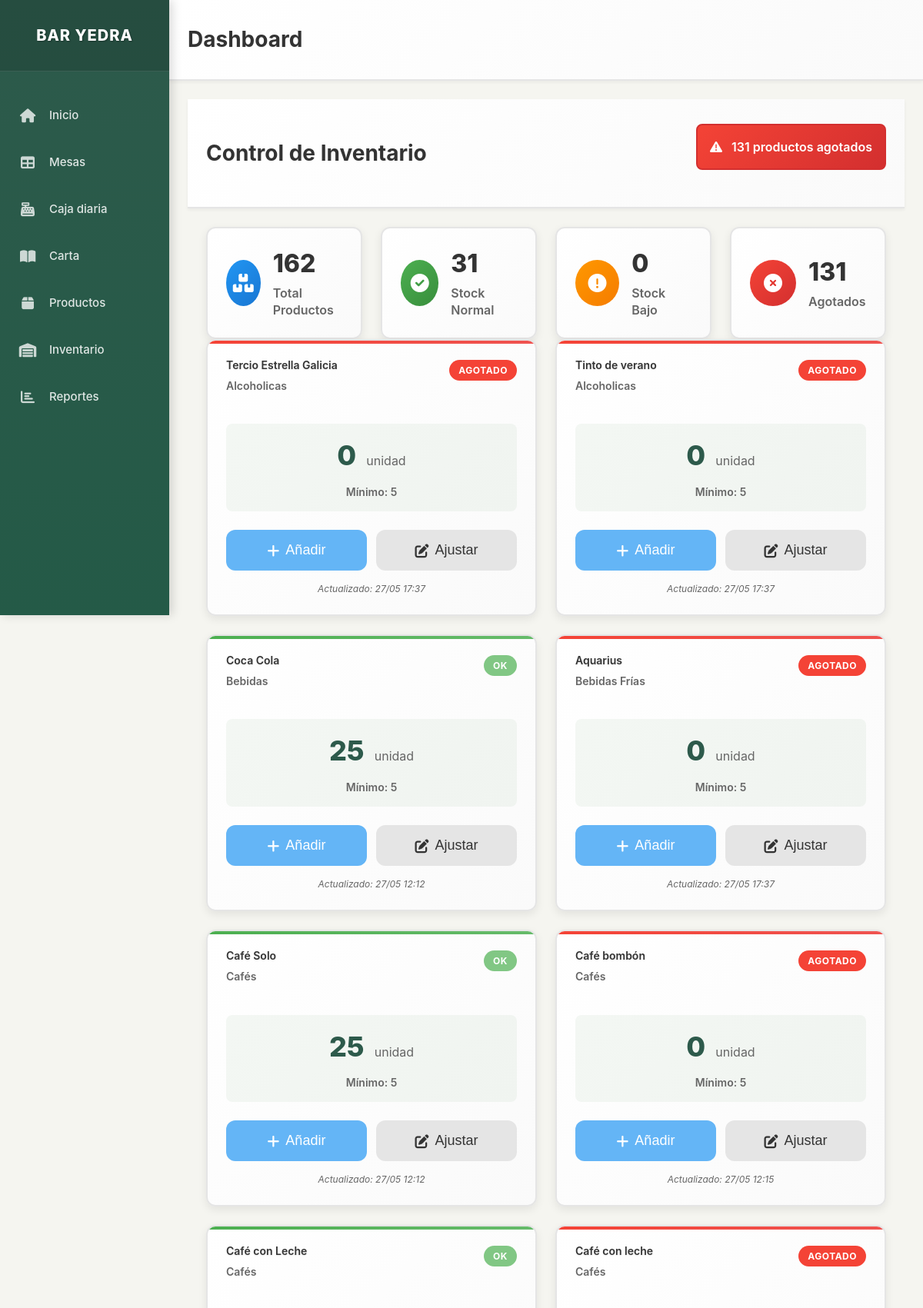
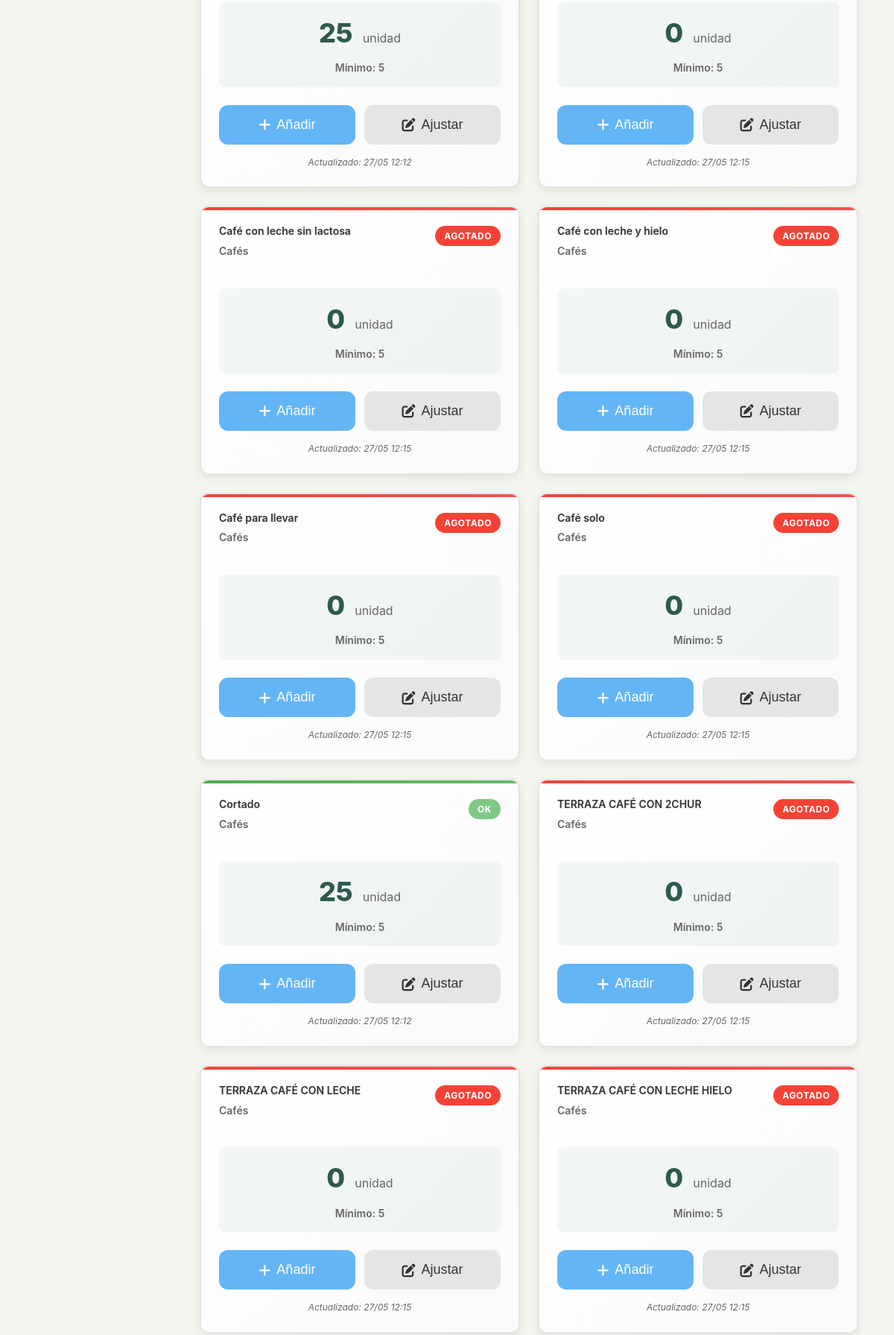
Page /inventory (upper part) on the committed database (2 pictures, top to bottom).
### models.py (models this page shows, shortened)
class Producto(db.Model):
    __tablename__ = 'producto'
    id = db.Column(db.Integer, primary_key=True)
    nombre = db.Column(db.String(100), nullable=False)
    precio = db.Column(db.Numeric(10, 2), nullable=False)
    categoria = db.Column(db.String(50), nullable=False, default='General')
    foto_url = db.Column(db.String(255), nullable=True)
    descripcion = db.Column(db.Text, nullable=True)
    activo = db.Column(db.Boolean, default=True)
    orden = db.Column(db.Integer, default=0)  # Para ordenar productos en la interfaz
    stock_actual = db.Column(db.Integer, default=0)  # Cantidad actual en stock
    stock_minimo = db.Column(db.Integer, default=5)  # Alerta cuando llegue a este nivel
    unidad_medida = db.Column(db.String(20), default='unidad')  # unidad, litro, kg, etc.
    fecha_actualizacion = db.Column(db.DateTime, default=datetime.utcnow)
    @property
    def stock_bajo(self):
        return self.stock_actual <= self.stock_minimo
    @property
    def stock_agotado(self):
        return self.stock_actual <= 0

### app.py (the view)
@app.route('/inventory')
def inventory():
    productos = Producto.query.filter_by(activo=True).order_by(Producto.categoria, Producto.nombre).all()
    productos_agotados = [p for p in productos if p.stock_agotado]
    productos_bajo_stock = [p for p in productos if p.stock_bajo and not p.stock_agotado]
    return render_template('inventory.html',
                         productos=productos,
                         productos_agotados=productos_agotados,
                         productos_bajo_stock=productos_bajo_stock)

### templates/inventory.html (shortened to what this page needs)
{% extends "layout.html" %}
{% block content %}
<div class="content-header">
    <h1 class="page-title">Control de Inventario</h1>
    <div class="inventory-alerts">
        {% if productos_agotados %}
            <div class="alert alert-danger touch-friendly">
                <i class="fas fa-exclamation-triangle"></i>
                {{ productos_agotados|length }} productos agotados
            </div>
        {% endif %}
    </div>
</div>
<div class="content-container">
    <div class="inventory-summary">
        <div class="summary-card">
            <div class="summary-icon products-total">
                <i class="fas fa-boxes"></i>
            </div>
            <div class="summary-info">
                <h3>{{ productos|length }}</h3>
                <p>Total Productos</p>
            </div>
        </div>
        <div class="summary-card">
            <div class="summary-icon products-ok">
                <i class="fas fa-check-circle"></i>
            </div>
            <div class="summary-info">
                <h3>{{ productos|length - productos_agotados|length - productos_bajo_stock|length }}</h3>
                <p>Stock Normal</p>
            </div>
        </div>
        <div class="summary-card">
            <div class="summary-icon products-low">
                <i class="fas fa-exclamation-circle"></i>
            </div>
            <div class="summary-info">
                <h3>{{ productos_bajo_stock|length }}</h3>
                <p>Stock Bajo</p>
            </div>
        </div>
        <div class="summary-card">
            <div class="summary-icon products-out">
                <i class="fas fa-times-circle"></i>
            </div>
            <div class="summary-info">
                <h3>{{ productos_agotados|length }}</h3>
                <p>Agotados</p>
            </div>
        </div>
    </div>
    <div class="inventory-grid">
        {% for producto in productos %}
        <div class="inventory-item touch-friendly {% if producto.stock_agotado %}stock-agotado{% elif producto.stock_bajo %}stock-bajo{% else %}stock-ok{% endif %}">
            <div class="inventory-header">
                <div class="product-info">
                    <h3 class="product-name">{{ producto.nombre }}</h3>
                    <p class="product-category">{{ producto.categoria }}</p>
                </div>
                <div class="stock-status">
                    {% if producto.stock_agotado %}
                        <span class="status-badge agotado">AGOTADO</span>
                    {% elif producto.stock_bajo %}
                        <span class="status-badge bajo">STOCK BAJO</span>
                    {% else %}
                        <span class="status-badge ok">OK</span>
                    {% endif %}
                </div>
            </div>
            <div class="stock-display">
                <div class="current-stock">
                    <span class="stock-number">{{ producto.stock_actual }}</span>
                    <span class="stock-unit">{{ producto.unidad_medida }}</span>
                </div>
                <div class="min-stock">
                    Mínimo: {{ producto.stock_minimo }}
                </div>
            </div>
            <div class="inventory-actions">
                <button class="btn btn-primary btn-sm touch-friendly" onclick="showAddStockModal({{ producto.id }}, '{{ producto.nombre }}')">
                    <i class="fas fa-plus"></i> Añadir
                </button>
                <button class="btn btn-secondary btn-sm touch-friendly" onclick="showUpdateStockModal({{ producto.id }}, '{{ producto.nombre }}', {{ producto.stock_actual }})">
                    <i class="fas fa-edit"></i> Ajustar
                </button>
            </div>
            <div class="last-update">
                Actualizado: {{ producto.fecha_actualizacion.strftime('%d/%m %H:%M') if producto.fecha_actualizacion else 'Nunca' }}
            </div>
        </div>
        {% endfor %}
    </div>
</div>
{% endblock %}

### rows in the picture
Producto: nombre "Tercio Estrella Galicia", categoria "Alcoholicas", shows "AGOTADO", stock_actual "0", unidad_medida "unidad", stock_minimo "5", fecha_actualizacion "27/05 17:37"
Producto: nombre "Tinto de verano", categoria "Alcoholicas", shows "AGOTADO", stock_actual "0", unidad_medida "unidad", stock_minimo "5", fecha_actualizacion "27/05 17:37"
Producto: nombre "Coca Cola", categoria "Bebidas", shows "OK", stock_actual "25", unidad_medida "unidad", stock_minimo "5", fecha_actualizacion "27/05 12:12"
Producto: nombre "Aquarius", categoria "Bebidas Frías", shows "AGOTADO", stock_actual "0", unidad_medida "unidad", stock_minimo "5", fecha_actualizacion "27/05 17:37"
Producto: nombre "Café Solo", categoria "Cafés", shows "OK", stock_actual "25", unidad_medida "unidad", stock_minimo "5", fecha_actualizacion "27/05 12:12"
Producto: nombre "Café bombón", categoria "Cafés", shows "AGOTADO", stock_actual "0", unidad_medida "unidad", stock_minimo "5", fecha_actualizacion "27/05 12:15"
Producto: nombre "Café con Leche", categoria "Cafés", shows "OK", stock_actual "25", unidad_medida "unidad", stock_minimo "5", fecha_actualizacion "27/05 12:12"
Producto: nombre "Café con leche", categoria "Cafés", shows "AGOTADO", stock_actual "0", unidad_medida "unidad", stock_minimo "5", fecha_actualizacion "27/05 12:15"
Producto: nombre "Café con leche sin lactosa", categoria "Cafés", shows "AGOTADO", stock_actual "0", unidad_medida "unidad", stock_minimo "5", fecha_actualizacion "27/05 12:15"
Producto: nombre "Café con leche y hielo", categoria "Cafés", shows "AGOTADO", stock_actual "0", unidad_medida "unidad", stock_minimo "5", fecha_actualizacion "27/05 12:15"
Producto: nombre "Café para llevar", categoria "Cafés", shows "AGOTADO", stock_actual "0", unidad_medida "unidad", stock_minimo "5", fecha_actualizacion "27/05 12:15"
Producto: nombre "Café solo", categoria "Cafés", shows "AGOTADO", stock_actual "0", unidad_medida "unidad", stock_minimo "5", fecha_actualizacion "27/05 12:15"
Producto: nombre "Cortado", categoria "Cafés", shows "OK", stock_actual "25", unidad_medida "unidad", stock_minimo "5", fecha_actualizacion "27/05 12:12"
Producto: nombre "TERRAZA CAFÉ CON 2CHUR", categoria "Cafés", shows "AGOTADO", stock_actual "0", unidad_medida "unidad", stock_minimo "5", fecha_actualizacion "27/05 12:15"
Producto: nombre "TERRAZA CAFÉ CON LECHE", categoria "Cafés", shows "AGOTADO", stock_actual "0", unidad_medida "unidad", stock_minimo "5", fecha_actualizacion "27/05 12:15"
Producto: nombre "TERRAZA CAFÉ CON LECHE HIELO", categoria "Cafés", shows "AGOTADO", stock_actual "0", unidad_medida "unidad", stock_minimo "5", fecha_actualizacion "27/05 12:15"

### other values in the picture
{{ productos_agotados|length }} "131"
{{ productos|length }} "162"
{{ productos_bajo_stock|length }} "0"
